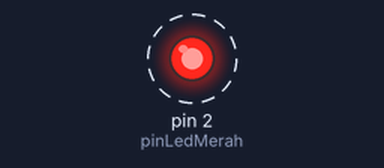
The sketch below on a simulated Arduino Uno, built with avr-gcc and run on an emulated ATmega328P. Parts: output pins drawn as LEDs (lit = HIGH). Dashed ring = blinking.

Above: at 0.5 s.
Timing chart, 0 to 4.6 s (numbered marks = the images above):
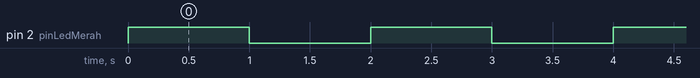

The sketch:

menyalakan_dan_mematikan_led.ino
```cpp
#define pinLedMerah 2

void setup() {
  // put your setup code here, to run once:
  pinMode(pinLedMerah, OUTPUT);
}

void loop() {
  // put your main code here, to run repeatedly:
  digitalWrite(pinLedMerah, HIGH);
  delay(1000);
  digitalWrite(pinLedMerah, LOW);
  delay(1000);
}
```

Measured:
- by itself, pin 2 (pinLedMerah): alternates HIGH for 1.0 s and LOW for 1.0 s
